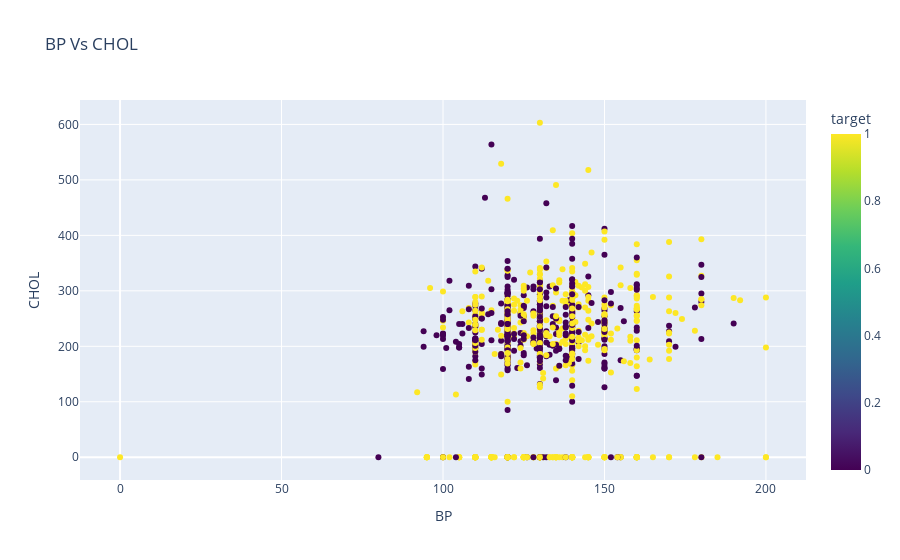

The code cell stored with this chart in its notebook:
### Code cell
# Scatter plot for 'Cholesterol' vs. 'Blood Sugar'
import plotly.express as px   # Import the library

fig = px.scatter(df, x='resting bp s', y='cholesterol', title='BP Vs CHOL',   # Features to analyze
                 labels={'resting bp s': 'BP', 'cholesterol': 'CHOL'},
                 color='target', color_continuous_scale='Viridis')

fig.show()   # Show the plot

### Figure 1 — Plotly figure (JSON) as saved in the notebook; plotly's stock layout.template omitted (floating-point values rounded to 4 significant figures; data arrays with more than 128 entries replaced by an {"elided": "..."} marker saying what was removed)
{"data": [{"hovertemplate": "BP=%{x}<br>CHOL=%{y}<br>target=%{marker.color}<extra></extra>", "legendgroup": "", "marker": {"color": {"elided": "918 int values"}, "coloraxis": "coloraxis", "symbol": "circle"}, "mode": "markers", "name": "", "orientation": "v", "showlegend": false, "type": "scatter", "x": {"elided": "918 int values"}, "xaxis": "x", "y": {"elided": "918 int values"}, "yaxis": "y"}], "layout": {"autosize": true, "coloraxis": {"colorbar": {"title": {"text": "target"}}, "colorscale": [[0, "#440154"], [0.1111, "#482878"], [0.2222, "#3e4989"], [0.3333, "#31688e"], [0.4444, "#26828e"], [0.5556, "#1f9e89"], [0.6667, "#35b779"], [0.7778, "#6ece58"], [0.8889, "#b5de2b"], [1, "#fde725"]]}, "legend": {"tracegroupgap": 0}, "title": {"text": "BP Vs CHOL"}, "xaxis": {"anchor": "y", "autorange": true, "domain": [0, 1], "range": [-12.12, 212.1], "title": {"text": "BP"}, "type": "linear"}, "yaxis": {"anchor": "x", "autorange": true, "domain": [0, 1], "range": [-49.76, 652.8], "title": {"text": "CHOL"}, "type": "linear"}}}
